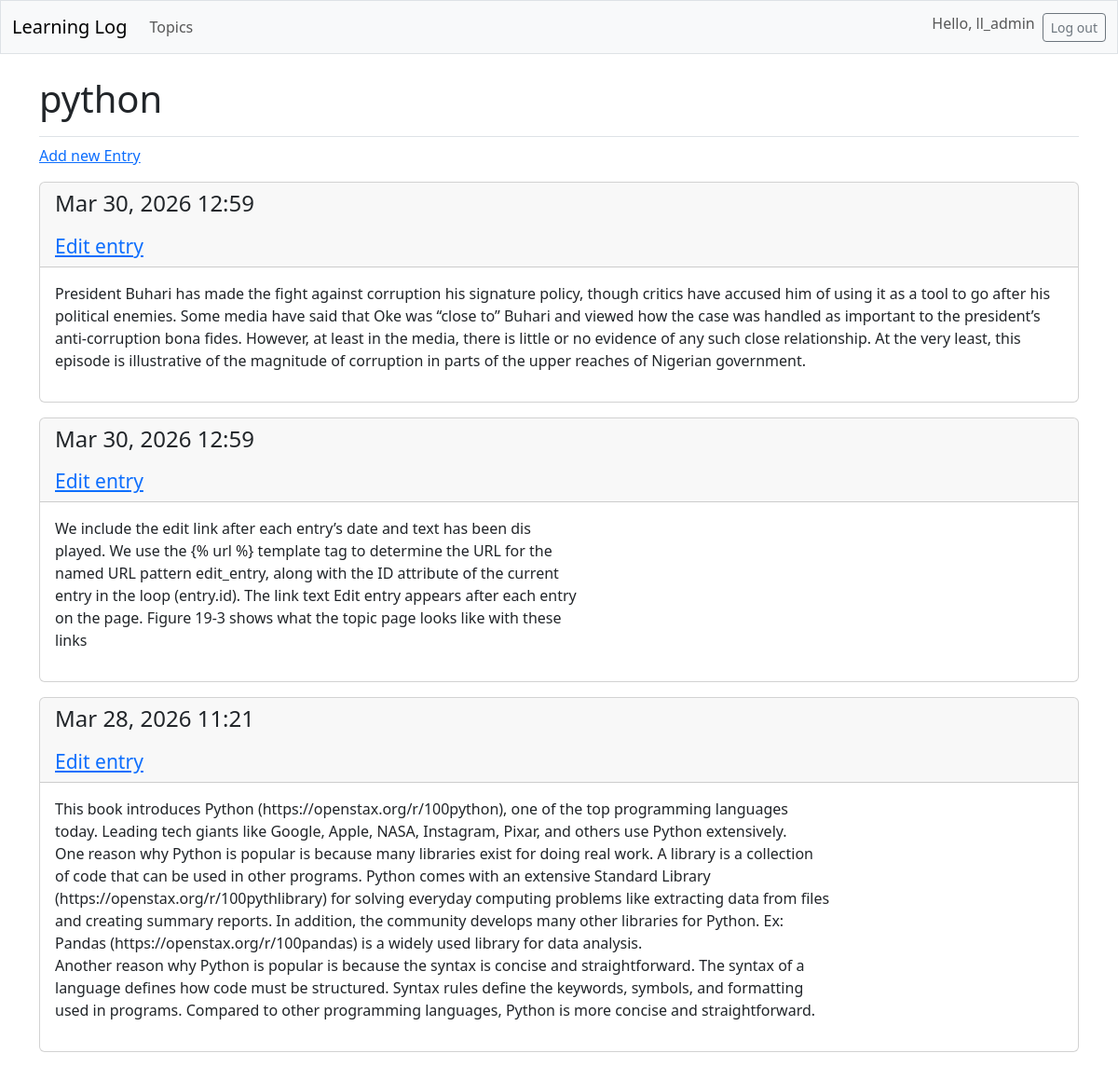
The page /topics/1/ (signed in) on the database its author committed.
### learning_logs/models.py (models this page shows, shortened)
class Topic(models.Model):
    text = models.CharField(max_length=200)
    date_added =models.DateTimeField(auto_now_add=True)
    owner = models.ForeignKey(User, on_delete=models.CASCADE)

class Entry(models.Model):
    topic= models.ForeignKey(Topic, on_delete=models.CASCADE)
    text = models.TextField()
    date_added= models.DateTimeField(auto_now_add=True)
    class Meta:
        verbose_name_plural = 'entries'

### learning_logs/views.py (the view)
# urls.py: path('topics/<int:topic_id>/', views.topic, name='topic'),
@login_required
def topic(request, topic_id):
    topic= Topic.objects.get(id=topic_id)
    if topic.owner != request.user:
        raise Http404
    entries = topic.entry_set.order_by('-date_added')
    context = {'topic': topic, 'entries':entries}
    return render(request, 'learning_logs/topic.html', context)

### learning_logs/templates/learning_logs/topic.html
{% extends 'learning_logs/base.html' %}
{% block page_header %}
<h1>{{ topic.text }}</h1>
{% endblock page_header %}
{% block content %}
<p>
    <a href="{% url 'learning_logs:new_entry' topic.id %}">Add new Entry</a>
</p>
    {% for entry in entries %}
    <div class="card mb-3">
        <h4 class="card-header">
            <p>{{ entry.date_added|date:'M d, Y H:i' }} </p>
            <small> <a href="{% url 'learning_logs:edit_entry' entry.id %}">
                Edit entry</a> </small>
        </h4>
        <div class="card-body">{{entry.text|linebreaks}}</div>
    </div>
    {% empty %}
        <p>There are no entries for this topic yet.</p>
    {% endfor %}
 {% endblock content %}

### learning_logs/templates/learning_logs/base.html (shortened to what this page needs)
<!doctype html>
<html lang="en">
<head>
    {% load django_bootstrap5 %}
    {% bootstrap_css %}
</head>
<body>
<nav class="navbar navbar-expand-md navbar-light bg-light mb-4 border">
    <div class="container-fluid">
        <a class="navbar-brand" href="{% url 'learning_logs:index' %}">
            Learning Log</a>
        <div class="collapse navbar-collapse" id="navbarCollapse">
            <ul class="navbar-nav me-auto mb-2 mb-md-0">
                <li class="nav-item">
                    <a class="nav-link" href="{% url 'learning_logs:topics' %}">
                        Topics</a></li>
            </ul>
            <ul class="navbar-nav ms-auto mb-2 ,b-md-0">
                 {% if user.is_authenticated %}
                <li class="nav-item">
                    <span class="navbar-text me-2"> Hello, {{user.username}}</span>
                </li>
    {% endif %}
            </ul>
            {% if user.is_authenticated %}
            <form action="{% url 'accounts:logout' %}" method="post">
                <button name="submit" class="btn btn-outline-secondary btn-sm">
                    Log out</button>
            </form>
            {% endif %}
        </div>
    </div>
</nav>
<main class="container">
    <div class="pb-2 mb-2 border-bottom">
        {% block page_header %}{% endblock page_header %}
    </div>
    <div>
        {% block content %}{% endblock content%}
    </div>
</main>
</body>
</html>

### rows shown on the page
Topic: text "python"
Entry: date_added "Mar 30, 2026 12:59", text "President Buhari has made the fight against corruption his signature policy, though critics have accused him of using it as a tool to go after his political enemies. Some media have said that Oke was “close to” Buhari and viewed how the case was handled as important to the president’s anti-corruption bona fides. However, at least in the media, there is little or no evidence of any such close relationship. At the very least, this episode is illustrative of the magnitude of corruption in parts of the upper reaches of Nigerian government."
Entry: date_added "Mar 30, 2026 12:59", text "We include the edit link after each entry’s date and text has been dis played. We use the {% url %} template tag to determine the URL for the named URL pattern edit_entry, along with the ID attribute of the current entry in the loop (entry.id). The link text Edit entry appears after each entry on the page. Figure 19-3 shows what the topic page looks like with these links"
Entry: date_added "Mar 28, 2026 11:21", text "This book introduces Python (https://openstax.org/r/100python), one of the top programming languages today. Leading tech giants like Google, Apple, NASA, Instagram, Pixar, and others use Python extensively. One reason why Python is popular is because many libraries exist for doing real work. A library is a collection of code that can be used in other programs. Python comes with an extensive Standard Library (https://openstax.org/r/100pythlibrary) for solving everyday computing problems like extracting data from files and creating summary reports. In addition, the community develops many other libraries for Python. Ex: Pandas (https://openstax.org/r/100pandas) is a widely used library for…"

### other values the page prints
{{ user.username }} "ll_admin"
